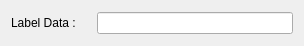
<?xml version="1.0" encoding="UTF-8"?>
<ui version="4.0">
 <class>SplitFieldIntoNrrdData</class>
 <widget class="QDialog" name="SplitFieldIntoNrrdData">
  <property name="geometry">
   <rect>
    <x>0</x>
    <y>0</y>
    <width>304</width>
    <height>46</height>
   </rect>
  </property>
  <property name="minimumSize">
   <size>
    <width>304</width>
    <height>46</height>
   </size>
  </property>
  <property name="windowTitle">
   <string>SplitFieldIntoNrrdData</string>
  </property>
  <layout class="QGridLayout" name="gridLayout">
   <item row="0" column="0">
    <widget class="QLabel" name="label_3">
     <property name="minimumSize">
      <size>
       <width>80</width>
       <height>0</height>
      </size>
     </property>
     <property name="text">
      <string>Label Data :</string>
     </property>
     <property name="alignment">
      <set>Qt::AlignLeading|Qt::AlignLeft|Qt::AlignVCenter</set>
     </property>
    </widget>
   </item>
   <item row="0" column="1">
    <widget class="QLineEdit" name="labelDataLineEdit_"/>
   </item>
  </layout>
 </widget>
 <layoutdefault spacing="6" margin="11"/>
 <resources/>
 <connections/>
</ui>
